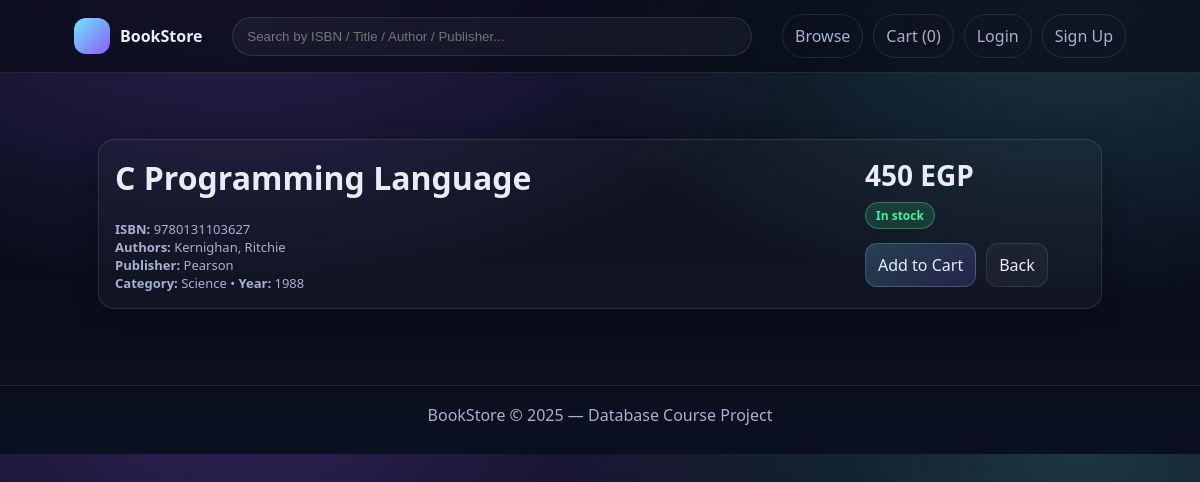
The app's page /Frontend/public/book.php?id=1 with its own data.
### tables this page shows
CREATE TABLE IF NOT EXISTS books (
  id INT AUTO_INCREMENT PRIMARY KEY,
  isbn VARCHAR(20) NOT NULL UNIQUE,
  title VARCHAR(200) NOT NULL,
  authors VARCHAR(200) NOT NULL,
  category VARCHAR(80) NOT NULL,
  published_year INT,
  price INT NOT NULL,
  stock INT NOT NULL DEFAULT 0,
  publisher_id INT NOT NULL,
  created_at TIMESTAMP DEFAULT CURRENT_TIMESTAMP,
  CONSTRAINT fk_books_publisher
    FOREIGN KEY (publisher_id) REFERENCES publishers(id)
    ON UPDATE CASCADE
    ON DELETE RESTRICT
);

CREATE TABLE IF NOT EXISTS publishers (
  id INT AUTO_INCREMENT PRIMARY KEY,
  name VARCHAR(120) NOT NULL UNIQUE,
  phone VARCHAR(30),
  address VARCHAR(200)
);

### Backend/data/repo_db.php (called while the page is built, shortened)
<?php
require_once __DIR__ . '/../config/db.php';
function db_book_find(int $id): ?array {
  global $pdo;
  $sql = "
    SELECT
      b.id, b.isbn, b.title, b.authors, b.category,
      b.published_year AS year,
      b.price, b.stock,
      p.name AS publisher
    FROM books b
    JOIN publishers p ON p.id = b.publisher_id
    WHERE b.id = ?
    LIMIT 1
  ";
  $stmt = $pdo->prepare($sql);
  $stmt->execute([$id]);
  $row = $stmt->fetch();
  return $row ?: null;
}

### Frontend/public/book.php (the view, shortened to what this page needs)
<?php
require_once __DIR__ . '/../../Backend/data/repo_db.php';
require_once __DIR__ . '/../includes/header.php';
$id = (int)($_GET['id'] ?? 0);
$book = $id ? db_book_find($id) : null;
$stock = (int)($book['stock'] ?? 0);
$badgeClass = ($stock <= 0) ? 'out' : (($stock <= 2) ? 'warn' : 'ok');
$badgeText  = ($stock <= 0) ? 'Out of stock' : (($stock <= 2) ? 'Low stock' : 'In stock');
$authorsText = is_array($book['authors']) ? implode(', ', $book['authors']) : (string)$book['authors'];
?>
<div class="container">
  <div class="card" style="margin-top:18px;">
    <div style="display:flex; justify-content:space-between; align-items:flex-start; gap:16px; flex-wrap:wrap;">
      <div>
        <h1 style="margin-top:0;"><?= htmlspecialchars($book['title']) ?></h1>
        <div class="small"><b>ISBN:</b> <?= htmlspecialchars($book['isbn']) ?></div>
        <div class="small"><b>Authors:</b> <?= htmlspecialchars($authorsText) ?></div>
        <div class="small"><b>Publisher:</b> <?= htmlspecialchars($book['publisher']) ?></div>
        <div class="small"><b>Category:</b> <?= htmlspecialchars($book['category']) ?> • <b>Year:</b> <?= (int)($book['year'] ?? 0) ?></div>
      </div>
      <div style="min-width:220px;">
        <div class="price" style="font-size:28px;"><?= (int)$book['price'] ?> EGP</div>
        <div style="margin-top:8px;">
          <span class="badge <?= $badgeClass ?>"><?= htmlspecialchars($badgeText) ?></span>
        </div>
        <div style="margin-top:14px; display:flex; gap:10px; flex-wrap:wrap;">
          <?php if ($stock > 0): ?>
            <a class="btn" href="cart_action.php?action=add&id=<?= (int)$book['id'] ?>">Add to Cart</a>
          <?php else: ?>
            <button class="btn" disabled style="opacity:.6; cursor:not-allowed;">Add to Cart</button>
          <?php endif; ?>
          <a class="btn secondary" href="index.php">Back</a>
        </div>
      </div>
    </div>
  </div>
</div>
<?php require_once __DIR__ . '/../includes/footer.php'; ?>

### Frontend/assets/css/style.css (style rules this page uses)
:root { --bg:#0b1020; --surface:#0f1730; --card:#121c3b; --text:#e9ecf5; --muted:#a7b0d0; --brand:#6ee7ff; --brand2:#8b5cf6; --danger:#ff5c7a; --ok:#40f39a; --warn:#ffd166; --border:rgba(255,255,255,.10); --shadow: 0 18px 40px rgba(0,0,0,.35); --radius:16px; --radius2:22px; --max:1100px; --font: system-ui, -apple-system, Segoe UI, Roboto, Arial, sans-serif; }
* { box-sizing:border-box }
body { margin:0; font-family:var(--font); color:var(--text); background: radial-gradient(1100px 600px at 20% -10%, rgba(139,92,246,.30), transparent 55%), radial-gradient(900px 500px at 90% 0%, rgba(110,231,255,.20), transparent 60%), linear-gradient(180deg, #070a14, var(--bg)); }
a { color:inherit;text-decoration:none }
.container { max-width:var(--max); margin:0 auto; padding:24px }
.card { border:1px solid var(--border); background: rgba(255,255,255,.03); border-radius: var(--radius); padding:16px; box-shadow: 0 10px 24px rgba(0,0,0,.25); }
.price { font-weight:900 }
.badge { display:inline-flex; align-items:center; padding:6px 10px; border-radius:999px; border:1px solid var(--border); font-size:12px; color:var(--muted); }
.badge.ok { border-color: rgba(64,243,154,.35); color: var(--ok) }
.btn { cursor:pointer; border:1px solid rgba(110,231,255,.25); border-radius: 12px; padding:10px 12px; background: linear-gradient(135deg, rgba(110,231,255,.20), rgba(139,92,246,.18)); color: var(--text); transition:.15s; }
.btn.secondary { background: rgba(255,255,255,.04); border-color: var(--border); }
.small { font-size: 13px; color: var(--muted); }
.badge { display: inline-block; padding: 4px 10px; border-radius: 999px; font-size: 12px; font-weight: 700; }
.badge.ok { background: rgba(64,243,154,0.15); color: rgb(64,243,154); }

### records on screen
books: title "C Programming Language", isbn "9780131103627", authors "Kernighan, Ritchie", publisher.name "Pearson", category "Science", published_year "1988", price "450", stock "In stock"

### other values on screen
$cartCount "0"
